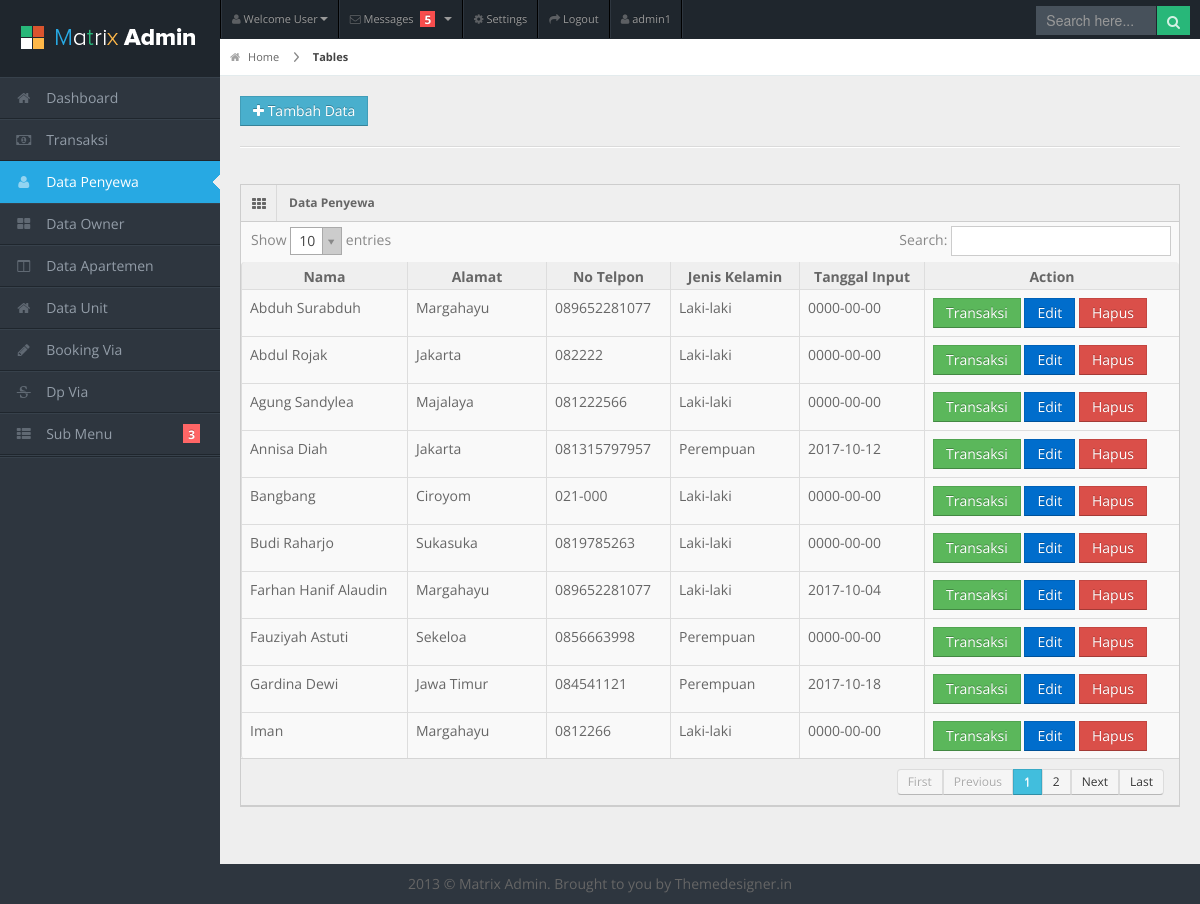
Page /penyewa.php (signed in) on the earlier database version.
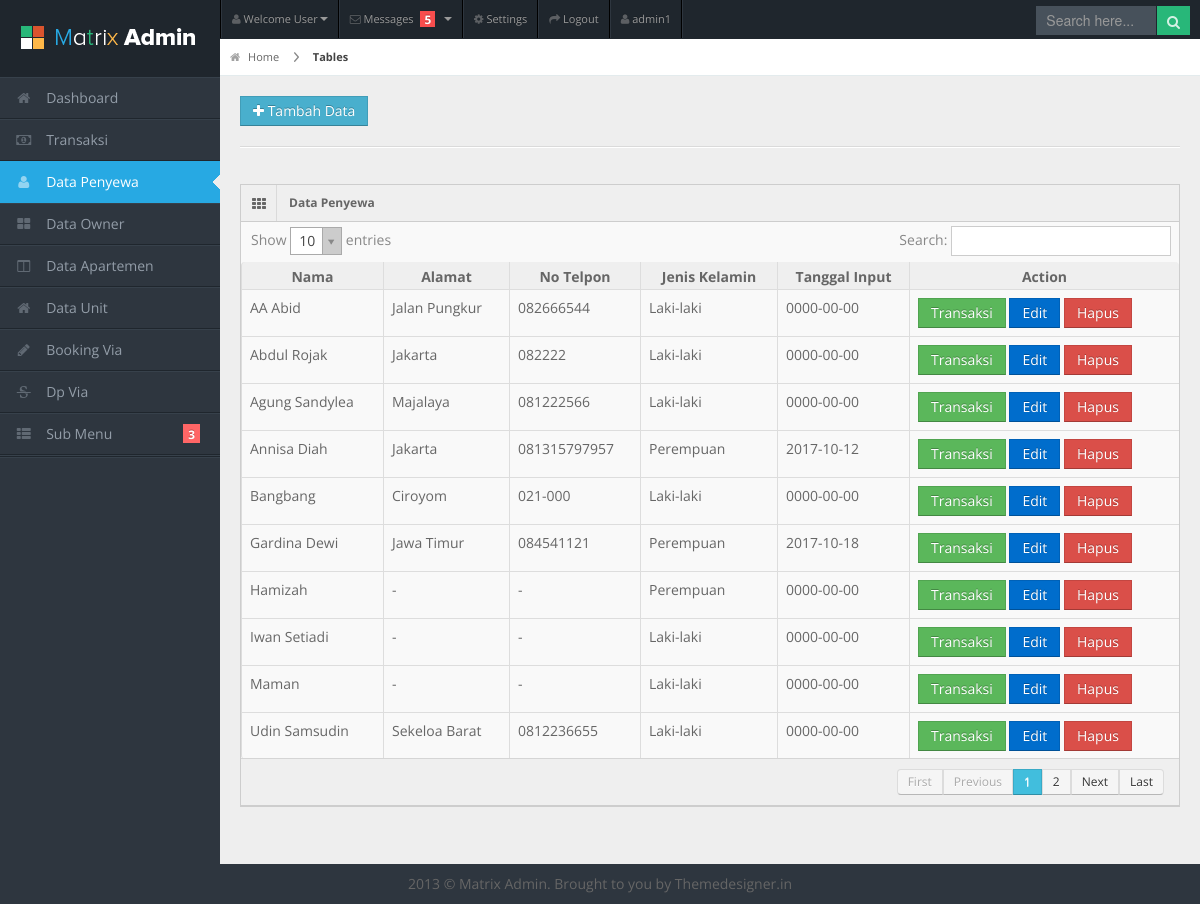
Same page on the later database version.
### tables this page shows
CREATE TABLE `tb_penyewa` (
  `kd_penyewa` int(4) NOT NULL,
  `nama` varchar(30) NOT NULL,
  `alamat` varchar(50) NOT NULL,
  `no_tlp` varchar(15) NOT NULL,
  `jenis_kelamin` varchar(10) NOT NULL,
  `email` varchar(40) NOT NULL,
  `tgl_gabung` date NOT NULL
);

### proses/proses.php (called while the page is built, shortened)
<?php
class Proses{
  public function __construct(){
    $this->db = new PDO('mysql:host=localhost;dbname=db_keuangan_cozzal','root','');
  }
  public function showPenyewa(){
	$sql = "SELECT * FROM tb_penyewa";
	$query = $this->db->query($sql);
	return $query;
  }
}
?>

### penyewa.php (the view, shortened to what this page needs)
<?php
  include "template/head.php";
?>
<body>
<?php
  include "template/header.php";
  include "template/sidebar.php";
?>
<div id="content">
  <div id="content-header">
    <div id="breadcrumb"> <a href="#" title="Go to Home" class="tip-bottom"><i class="icon-home"></i> Home</a> <a href="#" class="current">Tables</a> </div>
    <a href="#popup-penyewa" data-toggle="modal" class="btn btn-info btn-add"><i class="icon-plus"></i> Tambah Data</a>
  </div>
  <div class="container-fluid">
    <hr>
    <div class="row-fluid">
      <div class="span12">
        <div class="widget-box">
          <div class="widget-title"> <span class="icon"><i class="icon-th"></i></span>
            <h5>Data Penyewa</h5>
          </div>
          <div class="widget-content nopadding">
            <table class="table table-bordered data-table">
              <thead>
                <tr>
                  <th>Nama</th>
                  <th>Alamat</th>
                  <th>No Telpon</th>
                  <th>Jenis Kelamin</th>
                  <th>Tanggal Input</th>
				  <th>Action</th>
                </tr>
              </thead>
              <tbody>
                <?php
				  require("proses/proses.php");
				  $Proses = new Proses();
				  $show = $Proses->showPenyewa();
				  while($data = $show->fetch(PDO::FETCH_OBJ)){
					echo "
					  <tr class=gradeC'>
					    <td>$data->nama</td>
					    <td>$data->alamat</td>
						<td>$data->no_tlp</td>
						<td>$data->jenis_kelamin</td>
						<td>$data->tgl_gabung</td>
						<td>
						  <a class='btn btn-success' href='transaksi.php?edit=$data->kd_penyewa'>Transaksi</a>
						  <a class='btn btn-primary' href='edit.php?edit=$data->kd_penyewa'>Edit</a>
						  <a class='btn btn-danger' href='proses/proses_delete.php?delete_penyewa=$data->kd_penyewa'>Hapus</a>
						</td>
					  </tr>";
				  }
				?>
              </tbody>
            </table>
          </div>
        </div>
      </div>
    </div>
  </div>
</div>
<div class="row-fluid">
  <div id="footer" class="span12"> 2013 &copy; Matrix Admin. Brought to you by <a href="http://themedesigner.in">Themedesigner.in</a> </div>
</div>
</body>
</html>

Differences in the rows shown:
removed tb_penyewa: nama "Farhan Hanif Alaudin", alamat "Margahayu", no_tlp "089652281077", jenis_kelamin "Laki-laki", tgl_gabung "2017-10-04"
removed tb_penyewa: nama "Fauziyah Astuti", alamat "Sekeloa", no_tlp "0856663998", jenis_kelamin "Perempuan", tgl_gabung "0000-00-00"
removed tb_penyewa: nama "Iman", alamat "Margahayu", no_tlp "0812266", jenis_kelamin "Laki-laki", tgl_gabung "0000-00-00"
removed tb_penyewa: nama "Budi Raharjo", alamat "Sukasuka", no_tlp "0819785263", jenis_kelamin "Laki-laki", tgl_gabung "0000-00-00"
removed tb_penyewa: nama "Abduh Surabduh", alamat "Margahayu", no_tlp "089652281077", jenis_kelamin "Laki-laki", tgl_gabung "0000-00-00"
added tb_penyewa: nama "Udin Samsudin", alamat "Sekeloa Barat", no_tlp "0812236655", jenis_kelamin "Laki-laki", tgl_gabung "0000-00-00"
added tb_penyewa: nama "AA Abid", alamat "Jalan Pungkur", no_tlp "082666544", jenis_kelamin "Laki-laki", tgl_gabung "0000-00-00"
added tb_penyewa: nama "Maman", alamat "-", no_tlp "-", jenis_kelamin "Laki-laki", tgl_gabung "0000-00-00"
added tb_penyewa: nama "Hamizah", alamat "-", no_tlp "-", jenis_kelamin "Perempuan", tgl_gabung "0000-00-00"
added tb_penyewa: nama "Iwan Setiadi", alamat "-", no_tlp "-", jenis_kelamin "Laki-laki", tgl_gabung "0000-00-00"
